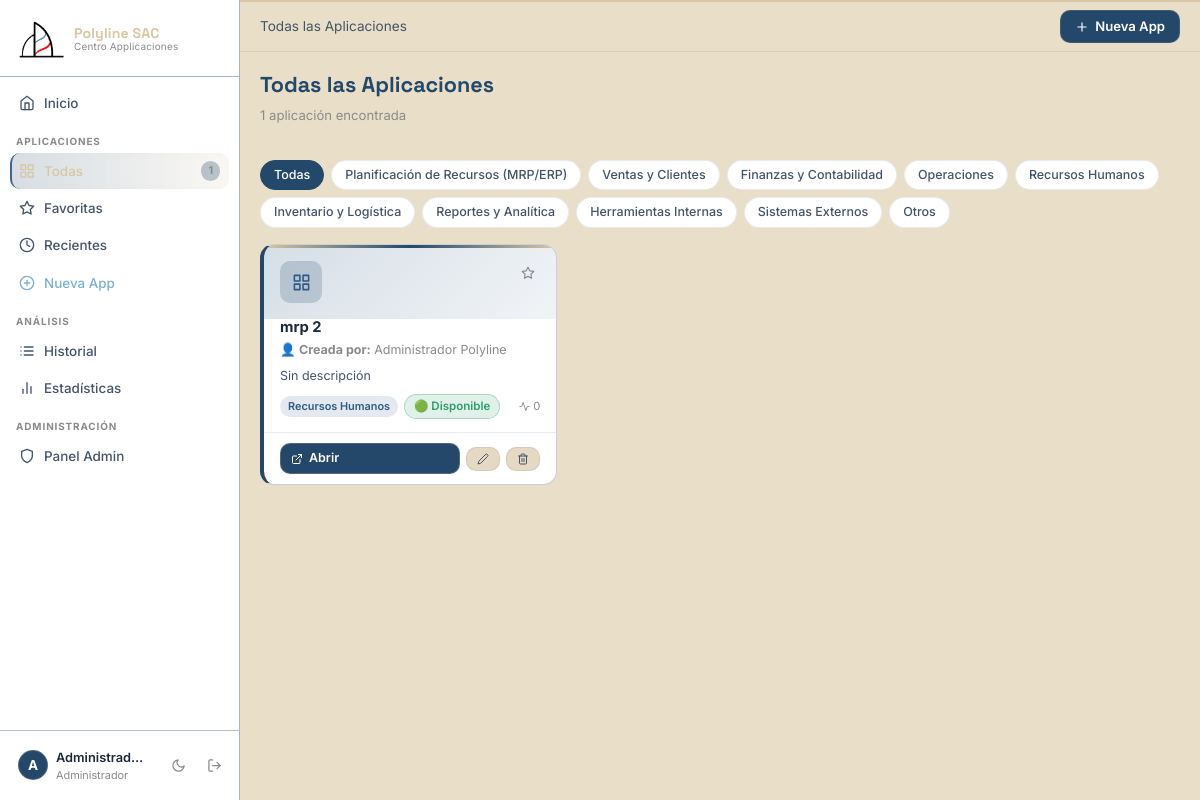
The page /apps (signed in) on the database as committed earlier.
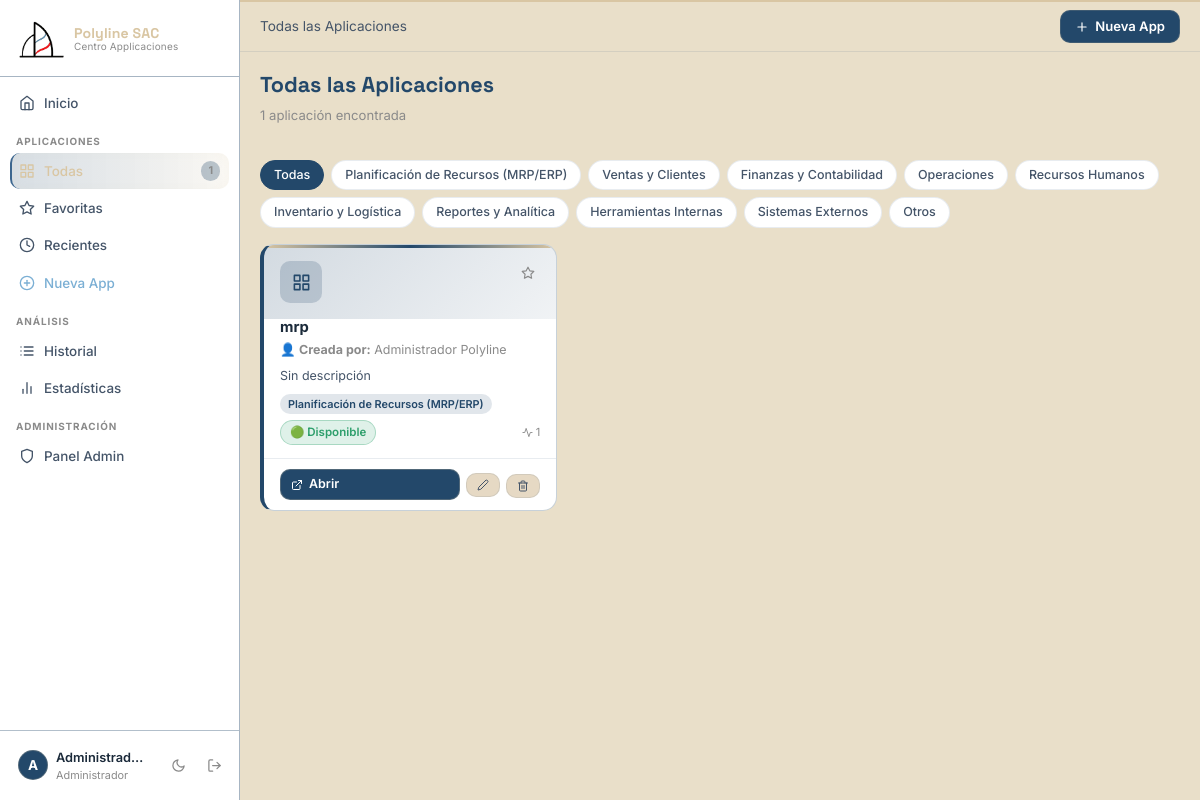
The same page on the database as committed later.
### models/user.py (models this page shows, shortened)
class User(UserMixin, db.Model):
    __tablename__ = 'users'
    id            = db.Column(db.Integer, primary_key=True)
    nombre        = db.Column(db.String(100), nullable=False)
    correo        = db.Column(db.String(150), unique=True, nullable=False)
    password_hash = db.Column(db.String(256), nullable=False)
    foto          = db.Column(db.String(200), default='default_avatar.png')
    bio           = db.Column(db.String(300), default='')
    fecha_registro= db.Column(db.DateTime, default=datetime.utcnow)
    rol = db.Column(db.String(20), default='user', nullable=False)
    applications  = db.relationship('Application', backref='owner', lazy='dynamic', cascade='all, delete-orphan')
    history       = db.relationship('History', backref='user',  lazy='dynamic', cascade='all, delete-orphan')
    favorites = db.relationship(
    "Favorite",
    back_populates="user",
    cascade="all, delete-orphan",
    lazy="dynamic"
)
    @property
    def is_admin(self):
        return self.rol == 'admin'
    last_login = db.Column(db.DateTime)

### models/application.py (models this page shows, shortened)
class Application(db.Model):
    __tablename__ = 'applications'
    id             = db.Column(db.Integer, primary_key=True)
    user_id        = db.Column(db.Integer, db.ForeignKey('users.id'), nullable=False)
    nombre         = db.Column(db.String(150), nullable=False)
    url            = db.Column(db.String(500), nullable=False)
    descripcion    = db.Column(db.Text, default='')
    categoria      = db.Column(db.String(100), default='Otros')
    icono          = db.Column(db.String(50), default='grid')
    color          = db.Column(db.String(20), default='#23486A')
    fecha_creacion = db.Column(db.DateTime, default=datetime.utcnow)
    estado         = db.Column(db.String(20), default='disponible', nullable=False)
    history = db.relationship('History', backref='application',
                              lazy='dynamic', cascade='all, delete-orphan')
    favorites = db.relationship(
    "Favorite",
    back_populates="application",
    cascade="all, delete-orphan",
    lazy="dynamic"
)
    @property
    def total_accesos(self):
        return self.history.count()
    @property
    def estado_badge(self):
        return {
            'disponible':    ('🟢', 'Disponible',        'estado--verde'),
            'mantenimiento': ('🟡', 'En mantenimiento',  'estado--amarillo'),
            'fuera':         ('🔴', 'Fuera de servicio', 'estado--rojo'),
        }.get(self.estado, ('🟢', 'Disponible', 'estado--verde'))

### routes/apps.py (the view)
@apps_bp.route('/apps')
@login_required
def list_apps():
    categoria = request.args.get('categoria', '')
    query = _app_query()
    if categoria:
        query = query.filter(Application.categoria == categoria)
    apps = query.order_by(Application.fecha_creacion.desc()).all()
    return render_template('apps/list.html', apps=apps, categorias=CATEGORIAS,
                           selected_cat=categoria, titulo='Todas las Aplicaciones')

### templates/apps/list.html (shortened to what this page needs)
{% extends 'base.html' %}
{% block breadcrumb %}<span>{{ titulo }}</span>{% endblock %}
{% block content %}
<div class="apps-page">
    <div class="page-header">
        <div>
            <h1 class="page-title">{{ titulo }}</h1>
            <p class="page-subtitle">
                {{ apps|length }} aplicación{{ 'es' if apps|length != 1 else '' }} encontrada{{ 's' if apps|length != 1 else '' }}
            </p>
        </div>
    </div>
    <div class="filter-bar">
        <div class="cat-filters">
            <a href="{{ url_for('apps.list_apps') }}"
               class="cat-chip {% if not selected_cat %}active{% endif %}">Todas</a>
            {% for cat in categorias %}
            <a href="{{ url_for('apps.list_apps', categoria=cat) }}"
               class="cat-chip {% if selected_cat == cat %}active{% endif %}">{{ cat }}</a>
            {% endfor %}
        </div>
    </div>
    {% if apps %}
    <div class="apps-grid" id="appsGrid">
        {% for app in apps %}
        {% set badge = app.estado_badge %}
        <div class="app-card {% if app.estado == 'fuera' %}app-card--fuera{% endif %}"
             id="card-{{ app.id }}"
             data-name="{{ app.nombre }}"
             data-cat="{{ app.categoria }}">
            <div class="app-card-header"
                 style="background: linear-gradient(135deg, {{ app.color }}33, {{ app.color }}11)">
                <div class="app-card-icon" style="color: {{ app.color }}">
                    <i data-feather="{{ app.icono }}"></i>
                </div>
                <div class="app-card-menu">
                    {% set es_favorito =
                        app.favorites.filter_by(user_id=current_user.id).first()
                        %}
                    <button class="btn-icon fav-toggle"
        data-id="{{ app.id }}"
        data-favorito="{{ 'true' if es_favorito else 'false' }}"
        title="{{ 'Quitar de favoritos' if es_favorito else 'Agregar a favoritos' }}">
    <i data-feather="star"
       class="{{ 'filled' if es_favorito else '' }}"></i>
</button>
                </div>
            </div>
            <div class="app-card-body">
                <h3 class="app-card-name">{{ app.nombre }}</h3>
                <div class="text-muted small mb-2">
                    👤 <strong>Creada por:</strong> {{ app.owner.nombre }}
                </div>
                <p class="app-card-desc">{{ app.descripcion or 'Sin descripción' }}</p>
                <div class="app-card-meta" style="flex-wrap:wrap;gap:6px">
                    <span class="cat-badge"
                          style="background: {{ app.color }}22; color: {{ app.color }}">
                        {{ app.categoria }}
                    </span>
                    <span class="estado-badge {{ badge[2] }}">
                        {{ badge[0] }} {{ badge[1] }}
                    </span>
                    <span class="access-count" style="margin-left:auto">
                        <i data-feather="activity"></i> {{ app.total_accesos }}
                    </span>
                </div>
            </div>
            <div class="app-card-footer">
                {% if app.estado == 'fuera' %}
                <span class="btn btn-ghost btn-sm flex-grow-1"
                      style="justify-content:center;cursor:not-allowed;opacity:.5"
                      title="Aplicación fuera de servicio">
                    <i data-feather="slash"></i> No disponible
                </span>
                {% else %}
                <a href="{{ url_for('apps.open_app', app_id=app.id) }}"
                   target="_blank" class="btn btn-accent btn-sm flex-grow-1">
                    <i data-feather="external-link"></i> Abrir
                </a>
                {% endif %}
                {% if current_user.is_admin or app.user_id == current_user.id %}
                <a href="{{ url_for('apps.edit_app', app_id=app.id) }}"
                   class="btn btn-ghost btn-sm" title="Editar">
                    <i data-feather="edit-2"></i>
                </a>
                <form method="POST"
                      action="{{ url_for('apps.delete_app', app_id=app.id) }}"
                      onsubmit="return confirm('¿Eliminar «{{ app.nombre }}»?')">
                    <button type="submit"
                            class="btn btn-ghost btn-sm btn-danger-ghost"
                            title="Eliminar">
                        <i data-feather="trash-2"></i>
                    </button>
                </form>
                {% endif %}
            </div>
        </div>
        {% endfor %}
    </div>
    {% endif %}
</div>
{% endblock %}

### templates/base.html (shortened to what this page needs)
<!DOCTYPE html>
<html lang="es" data-theme="dark">
<head>
    <link href="https://cdn.jsdelivr.net/npm/bootstrap@5.3.0/dist/css/bootstrap.min.css" rel="stylesheet">
    <link rel="stylesheet" href="{{ url_for('static', filename='css/main.css') }}">
</head>
<body>
{% if current_user.is_authenticated %}
  <aside class="sidebar" id="sidebar">
    <div class="sb-brand">
      <div class="sb-logo-wrap">
        <div class="sb-logo">
          <img src="{{ url_for('static', filename='img/polyline logo.png') }}"
               alt="Polyline SAC">
        </div>
        <div class="sb-name-wrap">
          <span class="sb-name">Polyline SAC</span>
          <span class="sb-sub">Centro Applicaciones</span>
        </div>
      </div>
    </div>
    <nav class="sb-nav">
      <a href="{{ url_for('dashboard.index') }}"
         class="sb-link {% if request.endpoint == 'dashboard.index' %}is-active{% endif %}">
        <i data-feather="home"></i><span>Inicio</span>
      </a>
      <p class="sb-section">Aplicaciones</p>
      <a href="{{ url_for('apps.list_apps') }}"
         class="sb-link {% if request.endpoint == 'apps.list_apps' %}is-active{% endif %}">
        <i data-feather="grid"></i><span>Todas</span>
        <span class="sb-pill">{{ total_apps_global }}</span>
      </a>
      <a href="{{ url_for('apps.favorites') }}"
         class="sb-link {% if request.endpoint == 'apps.favorites' %}is-active{% endif %}">
        <i data-feather="star"></i><span>Favoritas</span>
      </a>
      <a href="{{ url_for('apps.recent') }}"
         class="sb-link {% if request.endpoint == 'apps.recent' %}is-active{% endif %}">
        <i data-feather="clock"></i><span>Recientes</span>
      </a>
      <a href="{{ url_for('apps.new_app') }}"
         class="sb-link sb-link--accent {% if request.endpoint == 'apps.new_app' %}is-active{% endif %}">
        <i data-feather="plus-circle"></i><span>Nueva App</span>
      </a>
      <p class="sb-section">Análisis</p>
      <a href="{{ url_for('stats.history') }}"
         class="sb-link {% if request.endpoint == 'stats.history' %}is-active{% endif %}">
        <i data-feather="list"></i><span>Historial</span>
      </a>
      <a href="{{ url_for('stats.stats') }}"
         class="sb-link {% if request.endpoint == 'stats.stats' %}is-active{% endif %}">
        <i data-feather="bar-chart-2"></i><span>Estadísticas</span>
      </a>
      {% if current_user.is_admin %}
      <p class="sb-section">Administración</p>
      <a href="{{ url_for('admin.dashboard') }}"
      class="sb-link {% if request.endpoint == 'admin.dashboard' %}is-active{% endif %}">
      <i data-feather="shield"></i>
      <span>Panel Admin</span>
    </a>
    {% endif %}
    </nav>
    <div class="sb-footer">
      <a href="{{ url_for('profile.profile') }}"
         class="sb-user {% if request.endpoint == 'profile.profile' %}is-active{% endif %}">
        <div class="sb-avatar">{{ current_user.nombre[0].upper() }}</div>
        <div class="sb-user-text">
          <span class="sb-user-name">{{ current_user.nombre }}</span>
          <span class="sb-user-role">{{ 'Administrador' if current_user.is_admin else 'Usuario' }}</span>
        </div>
      </a>
      <button class="sb-icon-btn" id="themeToggle" title="Cambiar tema">
        <i data-feather="moon" id="themeIcon"></i>
      </button>
      <a href="{{ url_for('auth.logout') }}" class="sb-icon-btn sb-logout" title="Cerrar sesión">
        <i data-feather="log-out"></i>
      </a>
    </div>
  </aside>
  <div class="main-wrap" id="mainWrap">
    <header class="topbar">
      <div class="topbar-crumb">{% block breadcrumb %}{% endblock %}</div>
      <div class="topbar-right">
        <a href="{{ url_for('apps.new_app') }}" class="btn-top-accent">
          <i data-feather="plus"></i> Nueva App
        </a>
      </div>
    </header>
    <div class="page-body">
      {% block content %}{% endblock %}
    </div>
  </div>
{% else %}
  <div class="auth-shell">
    {% block auth_content %}{% endblock %}
  </div>
{% endif %}
</body>
</html>

### templates/apps/list.html (style rules this page uses)
.estado-badge { display: inline-flex; align-items: center; gap: 5px; font-size: .72rem; font-weight: 600; padding: 3px 9px; border-radius: 20px; }
.estado--verde { background: rgba(45,158,107,.15); color: #2D9E6B; border: 1px solid rgba(45,158,107,.3); }

Rows that differ between the two databases and show on the page:
removed Application: nombre "mrp 2", owner.nombre "Administrador Polyline", descripcion "Sin descripción", categoria "Recursos Humanos", badge "🟢", estado "Disponible", total_accesos "0"
added Application: nombre "mrp", owner.nombre "Administrador Polyline", descripcion "Sin descripción", categoria "Planificación de Recursos (MRP/ERP)", badge "🟢", estado "Disponible", total_accesos "1"
